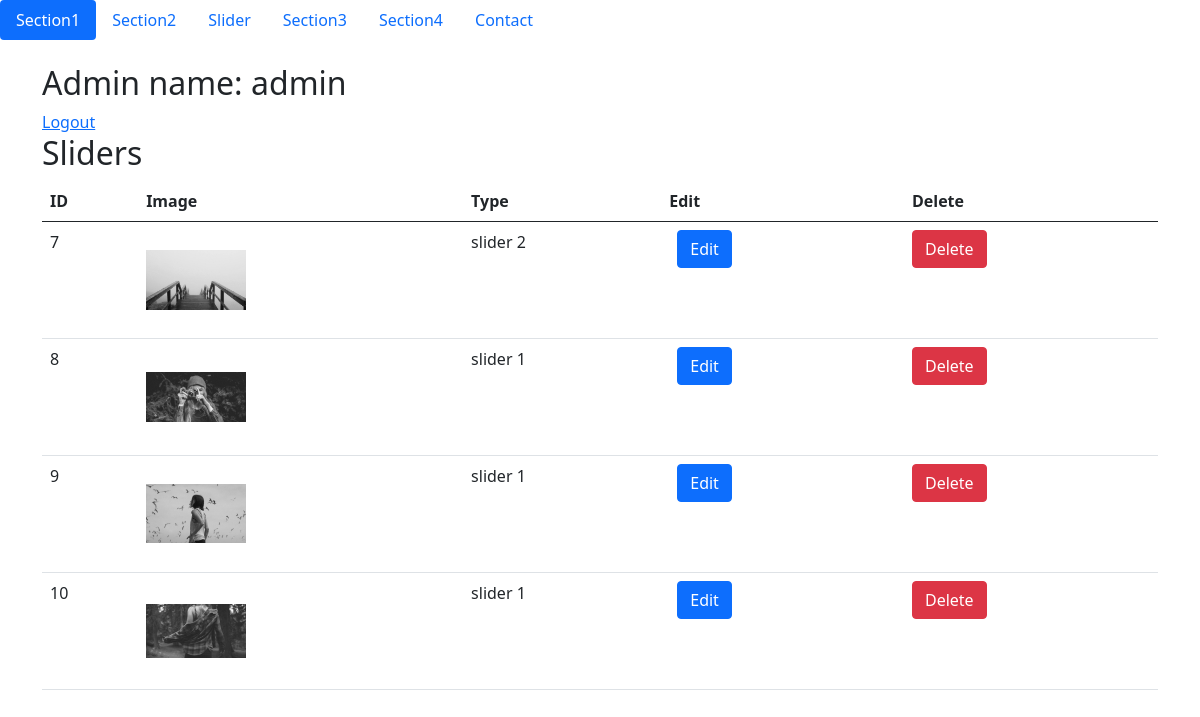
Page /admin/slider/index.php (signed in) on the committed database.
### tables this page shows
CREATE TABLE `slider` (
  `id` int NOT NULL,
  `image` varchar(255) NOT NULL,
  `type` int NOT NULL
);

### admin/functions/helper.php (called while the page is built, shortened)
<?php
function getImage($imageName){
    return "http://localhost/apollo/uploads/$imageName";
}

### admin/slider/index.php (the view, shortened to what this page needs)
<?php
require_once '../header.php';
require_once '../functions/helper.php';
require_once '../../db.php';
require_once '../functions/middleware.php';
?>
    <?php
    $query=$db->prepare('select * from slider');
    $query->execute();
    $sliders=$query->fetchAll(PDO::FETCH_ASSOC);
    ?>
<div class="container">
    <h2>Sliders</h2>
    <table class="table">
        <thead>
        <tr>
            <th>ID</th>
            <th>Image</th>
            <th>Type</th>
            <th>Edit</th>
            <th>Delete</th>
        </tr>
        </thead>
        <tbody>
        <?php foreach ($sliders as $slider){
            ?>
            <tr>
            <td><?= $slider['id'] ?></td>
            <td>
                <img src="<?= getImage($slider['image']) ?>" width="100" height="100" style="object-fit: contain">
            </td>
            <td>slider <?= $slider['type'] ?></td>
            <td>
                <div class="mx-2">
                    <a href="update.php?id=<?= $slider['id'] ?>" class="btn btn-primary">Edit</a>
                </div>
            </td>
            <td>
                <form action="">
                    <button class="btn btn-danger">Delete</button>
                </form>
            </td>
        </tr>
      <?php  } ?>
        </tbody>
    </table>
</div>
<?php require_once '../footer.php'?>

### admin/header.php (shortened to what this page needs)
<!DOCTYPE html>
<html lang="en">
<head>
    <link href="https://cdn.jsdelivr.net/npm/bootstrap@5.0.2/dist/css/bootstrap.min.css" rel="stylesheet">
</head>
<body>
<div class="tabs-to-dropdown">
    <div class="nav-wrapper d-flex align-items-center justify-content-between">
        <ul class="nav nav-pills d-none d-md-flex" id="pills-tab" role="tablist">
            <li class="nav-item" role="presentation">
                <a class="nav-link active" id="pills-company-tab" data-toggle="pill" href="http://localhost/apollo/admin" role="tab" aria-controls="pills-company" aria-selected="true">Section1</a>
            </li>
            <li class="nav-item" role="presentation">
                <a class="nav-link" id="pills-product-tab" data-toggle="pill" href="http://localhost/apollo/admin/section2.php" role="tab" aria-controls="pills-product" aria-selected="false">Section2</a>
            </li>
            <li class="nav-item" role="presentation">
                <a class="nav-link" id="pills-news-tab" data-toggle="pill" href="http://localhost/apollo/admin/slider" role="tab" aria-controls="pills-news" aria-selected="false">Slider</a>
            </li>
            <li class="nav-item" role="presentation">
                <a class="nav-link" id="pills-contact-tab" data-toggle="pill" href="http://localhost/apollo/admin/section3.php" role="tab" aria-controls="pills-contact" aria-selected="false">Section3</a>
            </li>
            <li class="nav-item" role="presentation">
                <a class="nav-link" id="pills-contact-tab" data-toggle="pill" href="http://localhost/apollo/admin/section4head.php" role="tab" aria-controls="pills-contact" aria-selected="false">Section4</a>
            </li>
            <li class="nav-item" role="presentation">
                <a class="nav-link" id="pills-contact-tab" data-toggle="pill" href="http://localhost/apollo/admin/contact.php" role="tab" aria-controls="pills-contact" aria-selected="false">Contact</a>
            </li>
        </ul>
    </div>
</div>
<br>

### admin/functions/middleware.php (shortened to what this page needs)
<?php
require_once 'helper.php';
?>
<div class="container">
    <h2>Admin name: <?= $_SESSION['admin-user']?></h2>
    <a href="http://localhost/apollo/admin/login.php">Logout</a>
</div>

### admin/footer.php (shortened to what this page needs)
</body>
</html>

### rows in the picture
slider: id "7", image (picture), type "2"
slider: id "8", image (picture), type "1"
slider: id "9", image (picture), type "1"
slider: id "10", image (picture), type "1"

### other values in the picture
$_SESSION['admin-user'] "admin"
